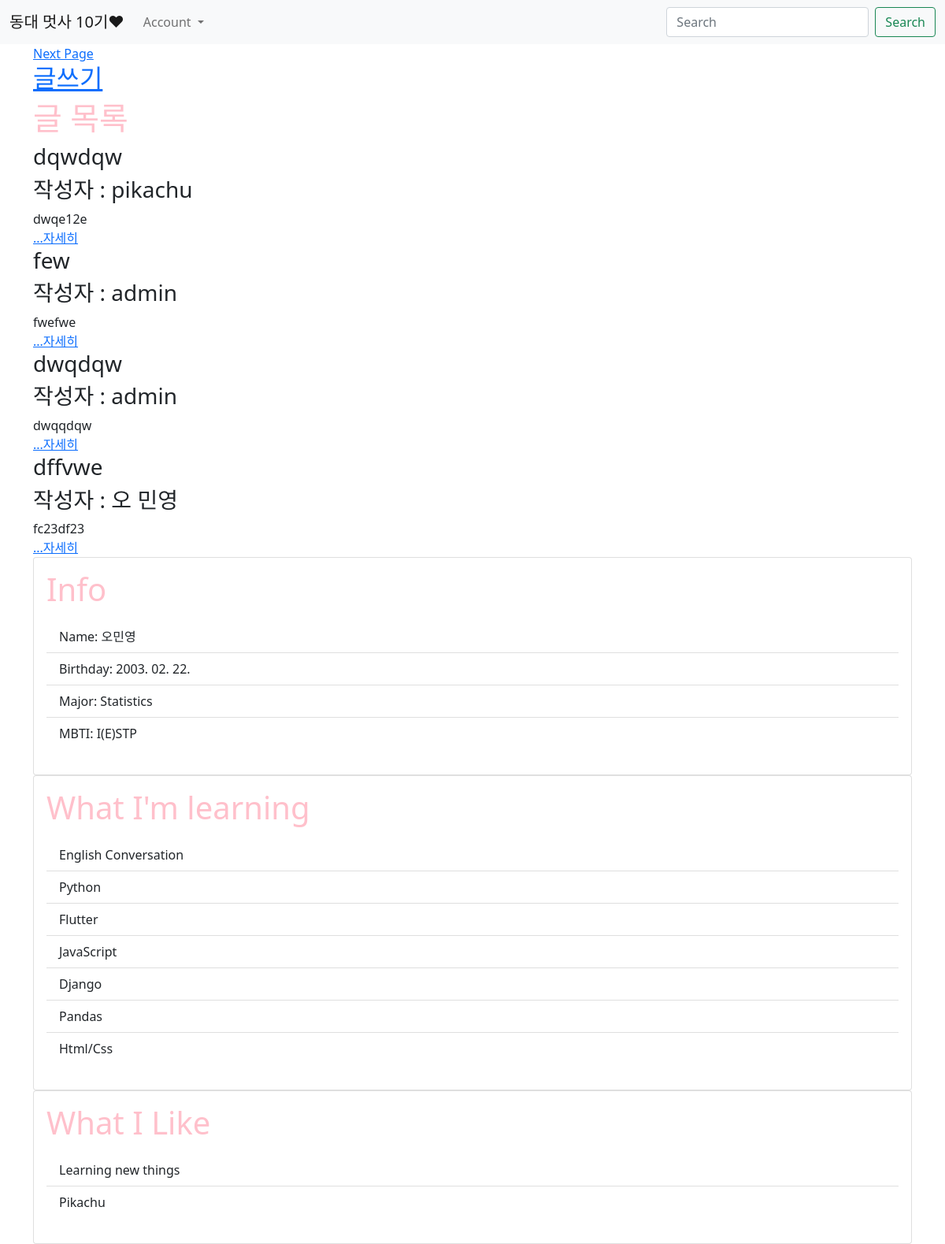
/ (signed in), run on an earlier commit of the app's database.
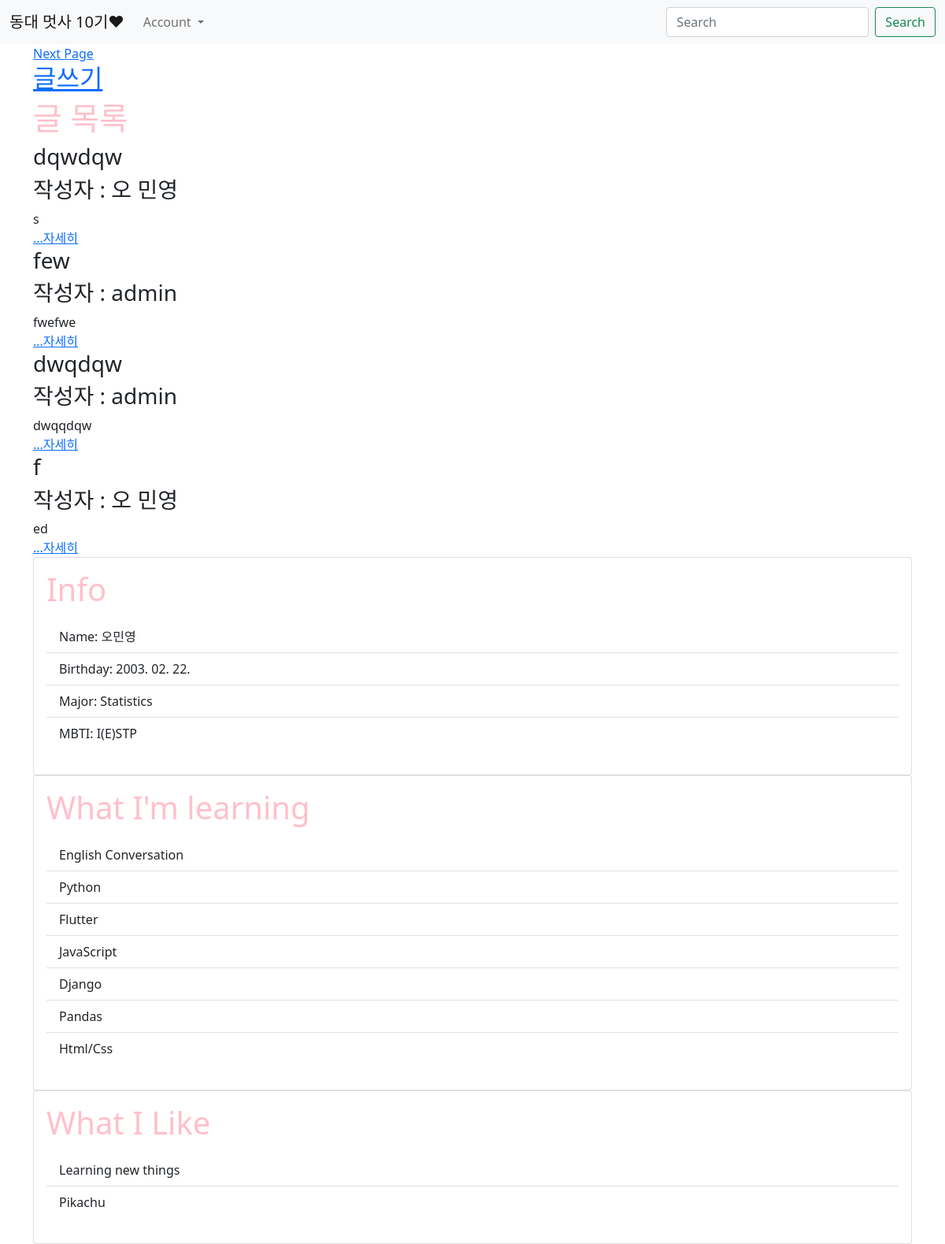
And on a later commit of the database.
### main/models.py (models this page shows, shortened)
class Post(models.Model):
    id = models.AutoField(primary_key=True)
    title = models.CharField(max_length=200)
    writer = models.ForeignKey(User, on_delete=models.CASCADE)
    pub_date = models.DateTimeField()
    body = models.TextField()
    image = models.ImageField(upload_to = "post/", blank=True, null=True)
    like_user_set = models.ManyToManyField(User, blank=True, related_name="like_user_set", through='Like')
    def summary(self):
        return self.body[:20]

### main/views.py (the view)
# urls.py: path('', showmain, name= 'showmain'),
def showmain(request):
    posts = Post.objects.all()
    return render(request, 'main/show.html', {'posts':posts})

### main/templates/main/show.html
{% extends 'base.html' %}
{% block content %}
<a href="{% url 'main:showpage' %}">Next Page</a>
{% if user.is_authenticated %}
<h2><a href="{%url 'main:new'%}">글쓰기</a></h2>
<h1>글 목록</h1>
{% for post in posts %}
<div>
    <h3>{{post.title}}</h3>
    {% if post.writer %}
        {% if 'user' in post.writer.username %}
            <h3>작성자 : {{ post.writer.last_name }} {{ post.writer.first_name }}</h3>
        {% else %}
            <h3>작성자 : {{ post.writer }}</h3>
        {% endif %}
    {% else %}
        <h3>작성자 : 알 수 없음</h3>
    {% endif %}
    {{post.summary}} <br>
    <a href="{%url 'main:detail' post.id %}">...자세히</a>
</div>
{% endfor %}
{% else %}
<a href="{% url 'account_login' %}" class="btn btn-warning">로그인</a>
<a href="{% url 'account_signup' %}" class="btn btn-warning">회원가입</a>
{% endif %}
<div class="card">
    <div class="card-body">
        <h1 class="card-title">Info</h1>
        <p class="card-text">
        <ul class="list-group list-group-flush">
            <li class="list-group-item">Name: 오민영</li>
            <li class="list-group-item">Birthday: 2003. 02. 22.</li>
            <li class="list-group-item">Major: Statistics</li>
            <li class="list-group-item">MBTI: I(E)STP</li>
        </ul>
        </p>
    </div>
</div>
<div class="card">
    <div class="card-body">
        <h1 class="card-title">What I'm learning</h1>
        <p class="card-text">
        <ul class="list-group list-group-flush">
            <li class="list-group-item">English Conversation</li>
            <li class="list-group-item">Python</li>
            <li class="list-group-item">Flutter</li>
            <li class="list-group-item">JavaScript</li>
            <li class="list-group-item">Django</li>
            <li class="list-group-item">Pandas</li>
            <li class="list-group-item">Html/Css</li>
        </ul>
        </p>
    </div>
</div>
<div class="card">
    <div class="card-body">
        <h1 class="card-title">What I Like </h1>
        <p class="card-text">
        <ul class="list-group list-group-flush">
            <li class="list-group-item">Learning new things</li>
            <li class="list-group-item">Pikachu</li>
        </ul>
        </p>
    </div>
</div>
{% endblock %}

What changed in the data, as far as the page shows it:
removed Post: title "dffvwe", writer.last_name "오", writer.first_name "민영", summary "fc23df23"
changed Post "dqwdqw": writer_id 1 → 3 (drawn); writer.last_name (not shown) → "오"; writer.first_name (not shown) → "민영"; summary "dwqe12e" → "s"; writer "pikachu" → (not shown)
added Post: title "f", writer.last_name "오", writer.first_name "민영", summary "ed"
